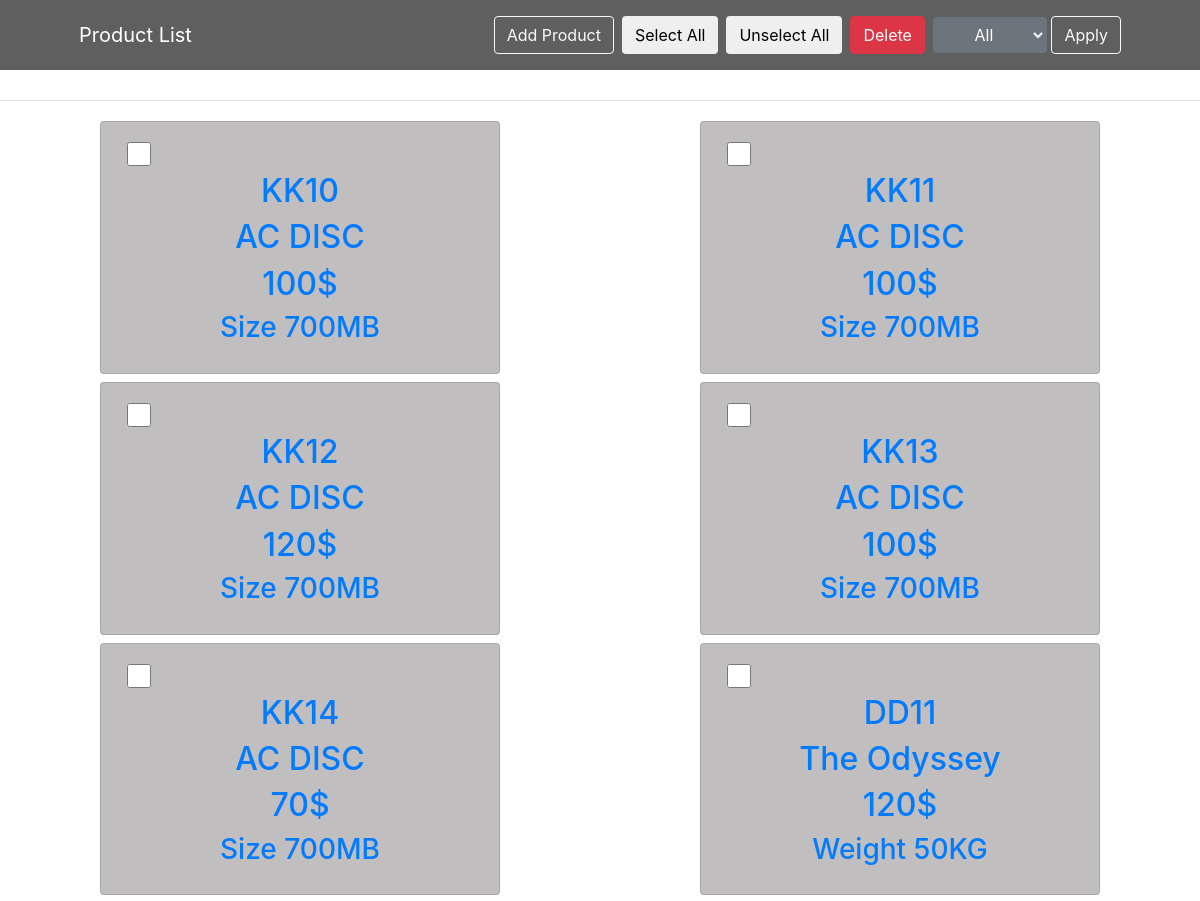
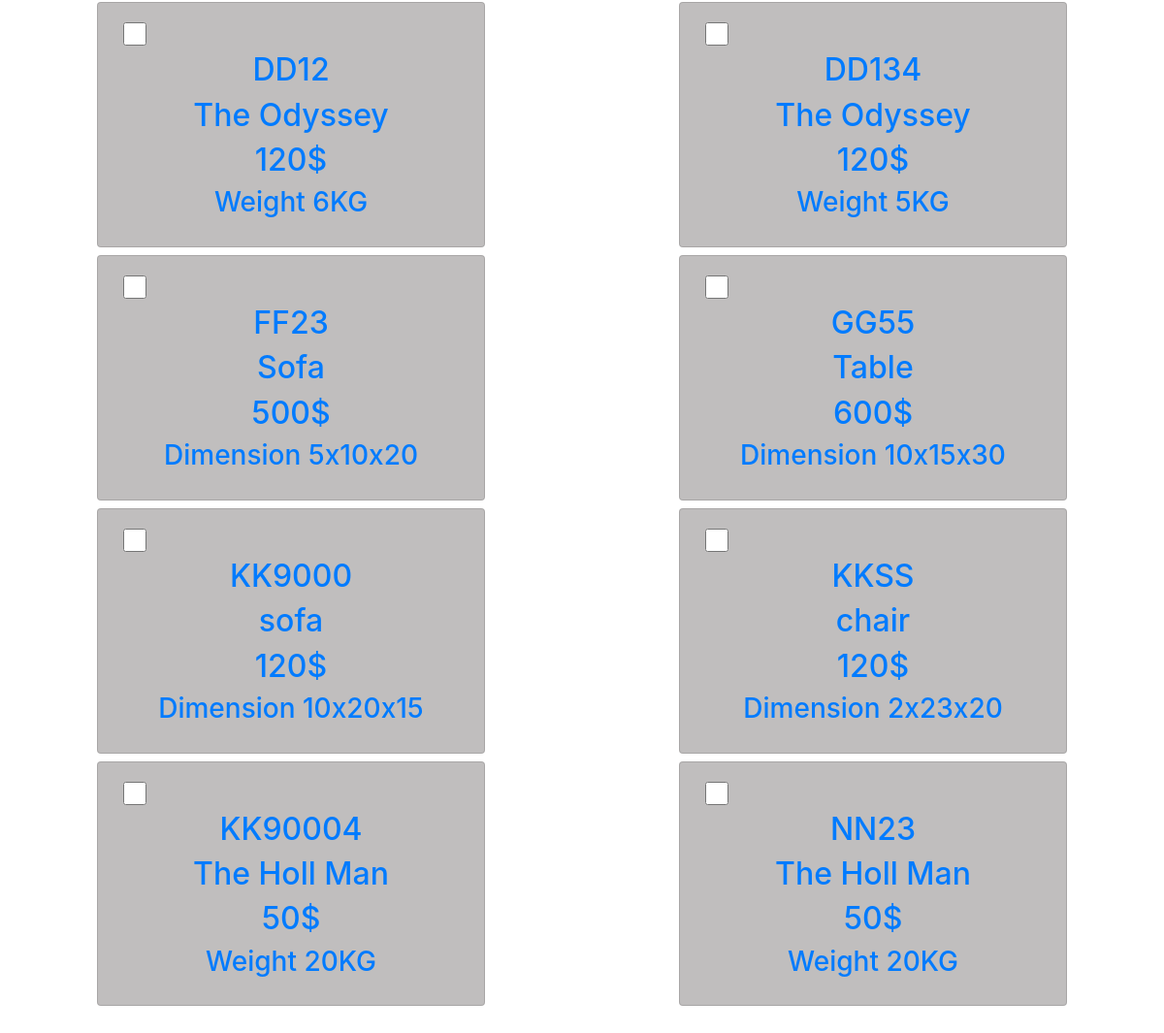
The page / on the database its author committed (2 pictures, top to bottom).
### tables this page shows
CREATE TABLE `productlist` (
  `id` int(11) NOT NULL,
  `sku` varchar(255) NOT NULL,
  `name` varchar(255) NOT NULL,
  `price` int(11) NOT NULL,
  `type` varchar(50) NOT NULL,
  `size` int(11) NOT NULL,
  `height` int(11) NOT NULL,
  `width` int(11) NOT NULL,
  `length` int(11) NOT NULL,
  `weight` int(11) NOT NULL
);

### app/controllers/Products.php (called while the page is built, shortened)
<?php
class Products extends Controller{
    public function __construct(){
        $this->productModel = $this->model('Product');
    }
    public function index(){
        if(isset($_GET['productSelect'])){
            if($_GET['productSelect'] == 'selectAll'){
                $products = $this->productModel->getProduct();
            }else{
                $productType = $_GET['productSelect'];
                $products = $this->productModel->sortedProduct($productType);
            }
        }else{
            $products = $this->productModel->getProduct();
        }
        $this->view('productList/index', $products);
    }
}

### app/libraries/Core.php (called while the page is built, shortened)
<?php
class Core{
    protected $method = 'index';
    public function __construct(){
        $url = $this->getUrl();
        $this->controller = new $this->controller();
        $this->params = $url ? array_values($url) : [];
        call_user_func_array([$this->controller, $this->method], $this->params);
    }
}

### public/index.php (called while the page is built, shortened)
<?php
$init = new Core();
?>

### app/libraries/Database.php (called while the page is built, shortened)
<?php
class Database{
    private $host = DB_HOST;
    private $user = DB_USER;
    private $pass = DB_PASS;
    private $dbName = DB_NAME;
    private $dbh;
    private $stmt;
    public function __construct(){
        $dsn = 'mysql:host=' . $this->host . ';dbname=' . $this->dbName;
        $options = array(
            PDO::ATTR_PERSISTENT => true,
            PDO::ATTR_ERRMODE => PDO::ERRMODE_EXCEPTION
        );
        try {
            $this->dbh = new PDO($dsn, $this->user, $this->pass, $options);
        } catch (PDOException $ex) {
            $this->error = $ex->getMessage();
            echo $this->error;
        }
    }
    public function query($sql){
        $this->stmt = $this->dbh->prepare($sql);
    }
    public function executeStatement(){
        return $this->stmt->execute();
    }
    public function resultSet(){
        $this->executeStatement();
        return $this->stmt->fetchAll(PDO::FETCH_OBJ);
    }
}

### app/models/Product.php (called while the page is built, shortened)
<?php
class Product{
    private $db;
    public function __construct(){
        $this->db = new Database();
    }
    public function getProduct(){
        $this->db->query('SELECT * FROM productlist');
        return $this->db->resultSet();
    }
}

### app/views/productList/index.php (the view, shortened to what this page needs)
<?php require '../app/views/inc/header.php' ?>
<nav class="navbar navbar-expand-sm navbar-dark fixed-top">
  <div class="container-fluid">
    <a href="<?php echo URLROOT?>" class="navbar-brand pl-5 pt-2 pb-2">Product List</a>
    <ul class="navbar-nav pr-5 pt-2 pb-2">
      <li class="nav-item pl-2 order-1">
        <a href="<?php echo URLROOT; ?>/products/add" class="btn btn-outline-light">
          Add Product
        </a>
      </li>
      <li class="nav-item pl-2 order-4">
        <form action="<?php echo URLROOT;?>/productList/index" method="GET">
        <select class="btn btn-secondary dropdown-toggle" type="button" name="productSelect" id="list" >
          <div class="dropdown-menu">
            <option class="btn dropdown-item" name="selectAll" value="selectAll" id="selectAll">All</option>
          </div>
        </select>
        <input class="btn btn-outline-light" type="submit" value="Apply"></input>
        </form>
      </li>
      <li class="nav-item pl-2 order-2">
          <input class="btn btn-outline" type="button" onclick='selectAll()' value="Select All">
      </li>
      <li class="nav-item pl-2 order-2">
          <input class="btn btn-outline" type="button" onclick='UnSelectAll()' value="Unselect All">
      </li>
      <li class="nav-item pl-2 order-2">
        <form action="<?php echo URLROOT; ?>/Products/delete" method="POST">
          <input type="submit" name="deleteProducts" value="Delete" class="btn btn-danger">
      </li>
    </ul>
  </div>
</nav>
<div class="hr">
  <hr>
</div>
<div class="container-fluid">
  <div class="row pb-4 pt-1">
    <?php foreach ($data as $product) : ?>
      <div class="col text-center pirveli">
        <div class="card mb-2">
          <div class="card-body text-primary">
            <input type="checkbox" class="checkbox" name="productRecords[]" value="<?php echo $product->id; ?>">
            <h2><?php echo $product->sku; ?></h2>
            <h2><?php echo $product->name; ?></h2>
            <h2><?php echo $product->price . '$'; ?></h2>
            <h3>
              <?php
              if (($product->type == 'disk')) {
                echo 'Size' . ' ' . $product->size . 'MB';
              } elseif ($product->type == 'book') {
                echo 'Weight' . ' ' . $product->weight . 'KG';
              } else {
                echo 'Dimension' . ' ' . $product->height . 'x' . $product->width . 'x' . $product->length;
              }
              ?>
          </div>
        </div>
      </div>
    <?php endforeach; ?>
  </div>
</div>
<?php require '../app/views/inc/footer.php'; ?>

### app/libraries/Controller.php (shortened to what this page needs)
<?php
class Controller{
    public function model($model){
        return new $model();
    }
    public function view($view, $data = []){
        if(file_exists('../app/views/' . $view .'.php')){
            require_once '../app/views/' .$view . '.php';
        }else{
            die('view does not exist');
        }
    }
}

### app/views/inc/header.php (shortened to what this page needs)
<!DOCTYPE html>
<html lang="en">
<head>
    <link rel="stylesheet" href="https://use.fontawesome.com/releases/v5.0.13/css/all.css"
>
  <link rel="stylesheet" href="https://stackpath.bootstrapcdn.com/bootstrap/4.1.1/css/bootstrap.min.css"
>
    <link rel="stylesheet" href="<?php echo URLROOT; ?>/css/style.css">
    <link rel="stylesheet" href="<?php echo URLROOT; ?>/css/choose.css">
</head>
<body>

### app/views/inc/footer.php (shortened to what this page needs)
</body>
</html>

### public/css/style.css (style rules this page uses)
.nav-item { position: relative; }
.card { background-color:rgb(192, 190, 190); margin: auto; width:25rem; color: honeydew; }
.checkbox { position: relative; right: 45%; width: 1.5rem; height: 1.5rem; }
.navbar { background-color: rgb(95, 95, 95); }
.hr { margin-top: 100px; }

### rows shown on the page
productlist: sku "KK10", name "AC DISC", price "100", size "700"
productlist: sku "KK11", name "AC DISC", price "100", size "700"
productlist: sku "KK12", name "AC DISC", price "120", size "700"
productlist: sku "KK13", name "AC DISC", price "100", size "700"
productlist: sku "KK14", name "AC DISC", price "70", size "700"
productlist: sku "DD11", name "The Odyssey", price "120", weight "50"
productlist: sku "DD12", name "The Odyssey", price "120", weight "6"
productlist: sku "DD134", name "The Odyssey", price "120", weight "5"
productlist: sku "FF23", name "Sofa", price "500", height "5", width "10", length "20"
productlist: sku "GG55", name "Table", price "600", height "10", width "15", length "30"
productlist: sku "KK9000", name "sofa", price "120", height "10", width "20", length "15"
productlist: sku "KKSS", name "chair", price "120", height "2", width "23", length "20"
productlist: sku "KK90004", name "The Holl Man", price "50", weight "20"
productlist: sku "NN23", name "The Holl Man", price "50", weight "20"
